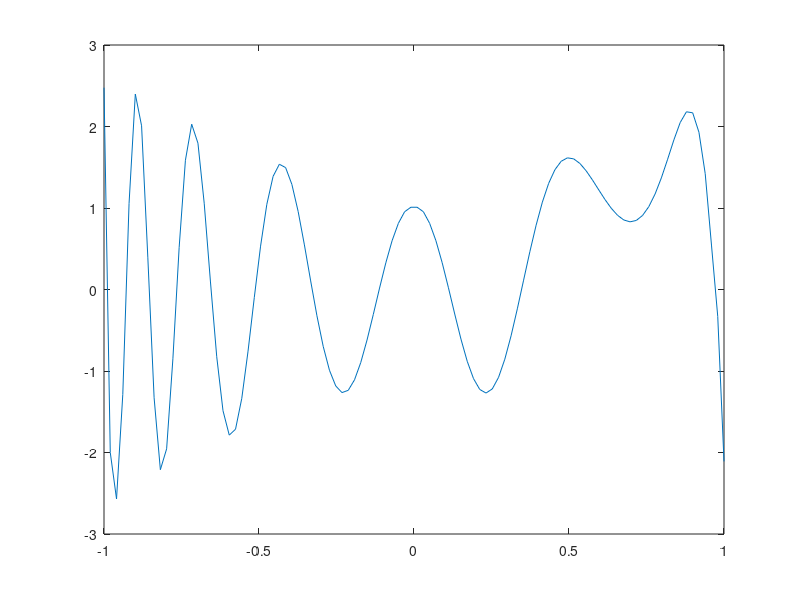

Here is the MATLAB script that generated this plot:
% Zhuofei Xie
% Math 1070
% Professor: Michael Neilan 
% 11/10/2019

function LeastSquareApproximation 
clear;
clc;

a = 1; 
b = -1; 
n = 100; 
h = (b-a)/(n-1); 
xi = linspace(a,b,n); 
fh = @(x)cos(10.*x.^4 - 14.*x).*exp(1)^abs(sin(x)); 
e = ones(n,1); 
A = h/6 * spdiags([e,4*e,e], -1:1, n ,n); 
A(1,1) = h/6 * 2; 
A(n,n) =  h/6 * 2; 

F = ones(n,1); 
for i = 1:n
    F(i) = h * fh(xi(i)); 
end 

F(1) = F(1) * 0.5; 
F(n) = F(n) * 0.5; 

c = A\F;

plot(xi,c)

error = zeros(n,1); 

for i = 1:n
    error(i) = fh(xi(i)) - c(i); 
end 

max(abs(error))




